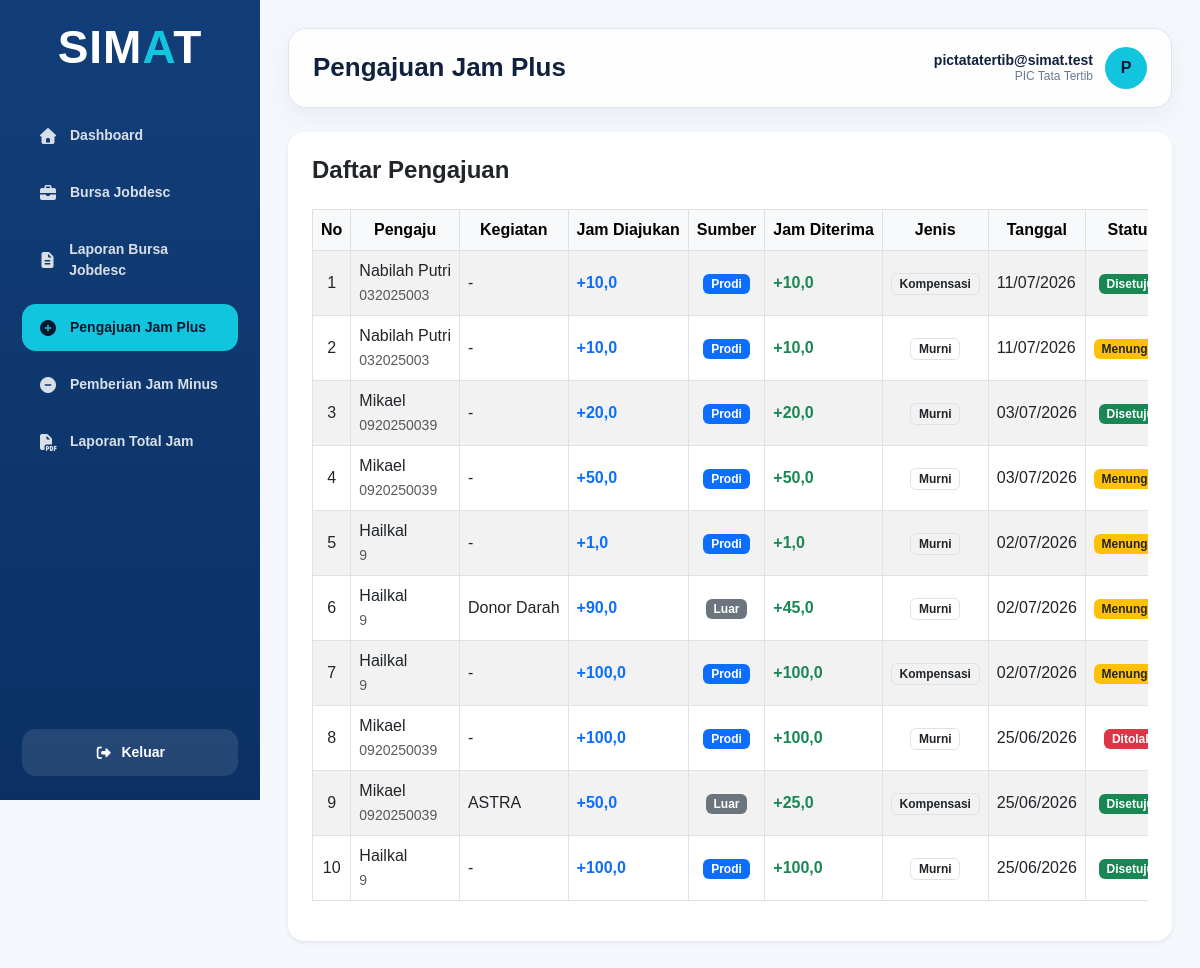
The page /transaksi/pengajuan_jam_plus/index.php (signed in) on the database its author committed.
### tables this page shows
CREATE TABLE `pengajuan_jam_plus` (
  `id_pengajuan_jam_plus` int NOT NULL,
  `id_kegiatan` int DEFAULT NULL,
  `jumlah_jam_plus` decimal(6,1) NOT NULL,
  `jenis_jam` enum('Murni','Kompensasi') NOT NULL,
  `sumber_jam` enum('Prodi','Luar') NOT NULL,
  `tanggal_pengajuan` datetime NOT NULL,
  `deskripsi_pekerjaan` text,
  `nama_pemberi` varchar(50) DEFAULT NULL,
  `dokumen_url` varchar(2048) DEFAULT NULL,
  `status_pengajuan` enum('Menunggu Verifikasi','Disetujui','Ditolak') DEFAULT 'Menunggu Verifikasi'
);

CREATE TABLE `mahasiswa` (
  `id_mahasiswa` int NOT NULL,
  `id_kelas` int NOT NULL,
  `id_periode_akademik` int NOT NULL,
  `nim` varchar(20) NOT NULL,
  `nama_mahasiswa` varchar(50) NOT NULL,
  `email` varchar(50) DEFAULT NULL,
  `no_hp` varchar(20) DEFAULT NULL,
  `saldo_jam_minus_murni` decimal(10,1) NOT NULL DEFAULT '0.0',
  `saldo_jam_minus_kompensasi` decimal(10,1) NOT NULL DEFAULT '0.0',
  `saldo_jam_plus_murni` decimal(10,1) NOT NULL DEFAULT '0.0',
  `saldo_jam_plus_kompensasi` decimal(10,1) NOT NULL DEFAULT '0.0',
  `status_mahasiswa` enum('Aktif','Tidak Aktif','Lulus','Cuti') DEFAULT 'Aktif'
);

### config/function.php (called while the page is built, shortened)
<?php
function aman($data)
{
    return htmlspecialchars($data ?? '', ENT_QUOTES, 'UTF-8');
}
function format_jam($nilai)
{
    return number_format((float) $nilai, 1, ',', '.');
}
?>

### transaksi/pengajuan_jam_plus/index.php (the view, shortened to what this page needs)
<?php
require_once "../../config/koneksi.php";
require_once "../../config/function.php";
$data_pengajuan = [];
$query = mysqli_query($koneksi, "CALL usp_select_pengajuan_jam_plus()");
if ($query) {
    while ($row = mysqli_fetch_assoc($query)) {
        $data_pengajuan[] = $row;
    }
}
require_once "../../includes/dashboard_header.php";
require_once "../../includes/sidebar.php";
?>
<main class="main-content">
    <div class="topbar">
        <h1 class="page-title">Pengajuan Jam Plus</h1>
        <div class="user-info">
            <div class="user-detail">
                <div class="user-name"><?= aman($_SESSION['username']); ?></div>
                <div class="user-role"><?= aman($_SESSION['role']); ?></div>
            </div>
            <div class="user-avatar"><?= strtoupper(substr($_SESSION['username'], 0, 1)); ?></div>
        </div>
    </div>
    <div class="content-wrapper">
        <div class="card border-0 shadow-sm rounded-4">
            <div class="card-body p-4">
                <div class="d-flex justify-content-between align-items-center mb-4">
                    <h4 class="fw-bold mb-0">Daftar Pengajuan</h4>
                </div>
                <div class="table-responsive">
                    <table id="myTable" class="table table-hover table-bordered table-striped align-middle text-nowrap" border="1">
                        <thead class="table-light">
                            <tr>
                                <th style="width: 60px" class="text-center">No</th>
                                <th class="text-center">Pengaju</th>
                                <th class="text-center">Kegiatan</th>
                                <th class="text-center">Jam Diajukan</th>
                                <th class="text-center">Sumber</th>
                                <th class="text-center">Jam Diterima</th>
                                <th class="text-center">Jenis</th>
                                <th class="text-center">Tanggal</th>
                                <th class="text-center">Status</th>
                            </tr>
                        </thead>
                        <tbody>
                            <?php if (count($data_pengajuan) > 0) { $no = 1; foreach ($data_pengajuan as $row) { ?>
                                <tr>
                                    <td class="text-center"><?= $no++; ?></td>
                                    <td><?= aman($row['nama_pengaju']); ?><br><small class="text-muted"><?= aman($row['nim_pengaju']); ?></small></td>
                                    <td>
                                        <?php if ($row['sumber_jam'] == 'Luar') { ?>
                                            <?= aman($row['nama_kegiatan']); ?>
                                        <?php } else { ?>
                                            -
                                        <?php } ?>
                                    </td>
                                    <td class="fw-bold text-primary">
                                        +<?= format_jam($row['jumlah_jam_plus']); ?>
                                    </td>
                                    <td class="text-center">
                                        <?php if ($row['sumber_jam'] == "Prodi") { ?>
                                            <span class="badge bg-primary">Prodi</span>
                                        <?php } else { ?>
                                            <span class="badge bg-secondary">Luar</span>
                                        <?php } ?>
                                    </td>
                                    <td class="fw-bold text-success">
                                        +<?= format_jam($row['jumlah_jam_diterima']); ?>
                                    </td>
                                    <td class="text-center"><span class="badge border text-dark"><?= $row['jenis_jam']; ?></span></td>
                                    <td><?= date('d/m/Y', strtotime($row['tanggal_pengajuan'])); ?></td>
                                    <td class="text-center">
                                        <?php if ($row['status_pengajuan'] == "Menunggu Verifikasi") { ?>
                                            <span class="badge bg-warning text-dark">Menunggu</span>
                                        <?php } elseif ($row['status_pengajuan'] == "Disetujui") { ?>
                                            <span class="badge bg-success">Disetujui</span>
                                        <?php } else { ?>
                                            <span class="badge bg-danger">Ditolak</span>
                                        <?php } ?>
                                    </td>
                                </tr>
                            <?php } } else { ?>
                                <tr><td colspan="10" class="text-center py-4">Belum ada data.</td></tr>
                            <?php } ?>
                        </tbody>
                    </table>
                </div>
            </div>
        </div>
    </div>
</main>
<?php require_once "../../includes/dashboard_footer.php"; ?>

### assets/css/dashboard.css (style rules this page uses)
:root { --primary: #123e78; --primary-dark: #0b3164; --accent: #12c5df; --bg: #f4f7fb; --text: #10213d; --muted: #6c7a91; --white: #ffffff; --border: #dbe5f1; }
* { box-sizing: border-box; }
html, body { width: 100%; min-height: 100%; margin: 0; font-family: Arial, sans-serif; background: var(--bg); color: var(--text); overflow-x: hidden; scrollbar-width: none; -ms-overflow-style: none; }
.main-content { min-width: 0; margin-left: 260px; min-height: 100vh; padding: 28px; overflow-x: hidden; }
.topbar { min-height: 76px; background: rgba(255, 255, 255, 0.9); border: 1px solid var(--border); border-radius: 18px; padding: 18px 24px; display: flex; align-items: center; justify-content: space-between; gap: 18px; box-shadow: 0 8px 25px rgba(16, 33, 61, 0.05); }
.page-title { margin: 0; font-size: 26px; font-weight: 800; }
.user-info { display: flex; align-items: center; gap: 12px; min-width: max-content; }
.user-detail { line-height: 1.2; text-align: right; }
.user-name { font-size: 14px; font-weight: 700; }
.user-role { font-size: 12px; color: var(--muted); }
.user-avatar { width: 42px; height: 42px; border-radius: 50%; background: var(--accent); color: #04172f; display: flex; align-items: center; justify-content: center; font-weight: 800; }
.content-wrapper { margin-top: 24px; }

### rows shown on the page
pengajuan_jam_plus: mahasiswa.nama_mahasiswa "Nabilah Putri", mahasiswa.nim "032025003", jumlah_jam_plus "10,0", sumber_jam "Prodi", jumlah_jam_diterima "10,0", jenis_jam "Kompensasi", tanggal_pengajuan "11/07/2026", status_pengajuan "Disetujui"
pengajuan_jam_plus: mahasiswa.nama_mahasiswa "Nabilah Putri", mahasiswa.nim "032025003", jumlah_jam_plus "10,0", sumber_jam "Prodi", jumlah_jam_diterima "10,0", jenis_jam "Murni", tanggal_pengajuan "11/07/2026", shows "Menunggu"
pengajuan_jam_plus: mahasiswa.nama_mahasiswa "Mikael", mahasiswa.nim "0920250039", jumlah_jam_plus "20,0", sumber_jam "Prodi", jumlah_jam_diterima "20,0", jenis_jam "Murni", tanggal_pengajuan "03/07/2026", status_pengajuan "Disetujui"
pengajuan_jam_plus: mahasiswa.nama_mahasiswa "Mikael", mahasiswa.nim "0920250039", jumlah_jam_plus "50,0", sumber_jam "Prodi", jumlah_jam_diterima "50,0", jenis_jam "Murni", tanggal_pengajuan "03/07/2026", shows "Menunggu"
pengajuan_jam_plus: mahasiswa.nama_mahasiswa "Hailkal", mahasiswa.nim "9", jumlah_jam_plus "1,0", sumber_jam "Prodi", jumlah_jam_diterima "1,0", jenis_jam "Murni", tanggal_pengajuan "02/07/2026", shows "Menunggu"
pengajuan_jam_plus: mahasiswa.nama_mahasiswa "Hailkal", mahasiswa.nim "9", nama_kegiatan "Donor Darah", jumlah_jam_plus "90,0", sumber_jam "Luar", jumlah_jam_diterima "45,0", jenis_jam "Murni", tanggal_pengajuan "02/07/2026", shows "Menunggu"
pengajuan_jam_plus: mahasiswa.nama_mahasiswa "Hailkal", mahasiswa.nim "9", jumlah_jam_plus "100,0", sumber_jam "Prodi", jumlah_jam_diterima "100,0", jenis_jam "Kompensasi", tanggal_pengajuan "02/07/2026", shows "Menunggu"
pengajuan_jam_plus: mahasiswa.nama_mahasiswa "Mikael", mahasiswa.nim "0920250039", jumlah_jam_plus "100,0", sumber_jam "Prodi", jumlah_jam_diterima "100,0", jenis_jam "Murni", tanggal_pengajuan "25/06/2026", status_pengajuan "Ditolak"
pengajuan_jam_plus: mahasiswa.nama_mahasiswa "Mikael", mahasiswa.nim "0920250039", nama_kegiatan "ASTRA", jumlah_jam_plus "50,0", sumber_jam "Luar", jumlah_jam_diterima "25,0", jenis_jam "Kompensasi", tanggal_pengajuan "25/06/2026", status_pengajuan "Disetujui"
pengajuan_jam_plus: mahasiswa.nama_mahasiswa "Hailkal", mahasiswa.nim "9", jumlah_jam_plus "100,0", sumber_jam "Prodi", jumlah_jam_diterima "100,0", jenis_jam "Murni", tanggal_pengajuan "25/06/2026", status_pengajuan "Disetujui"

### other values the page prints
aman($_SESSION['username']) "pictatatertib@simat.test"
aman($_SESSION['role']) "PIC Tata Tertib"
substr($_SESSION['username'], 0, 1) "P"
